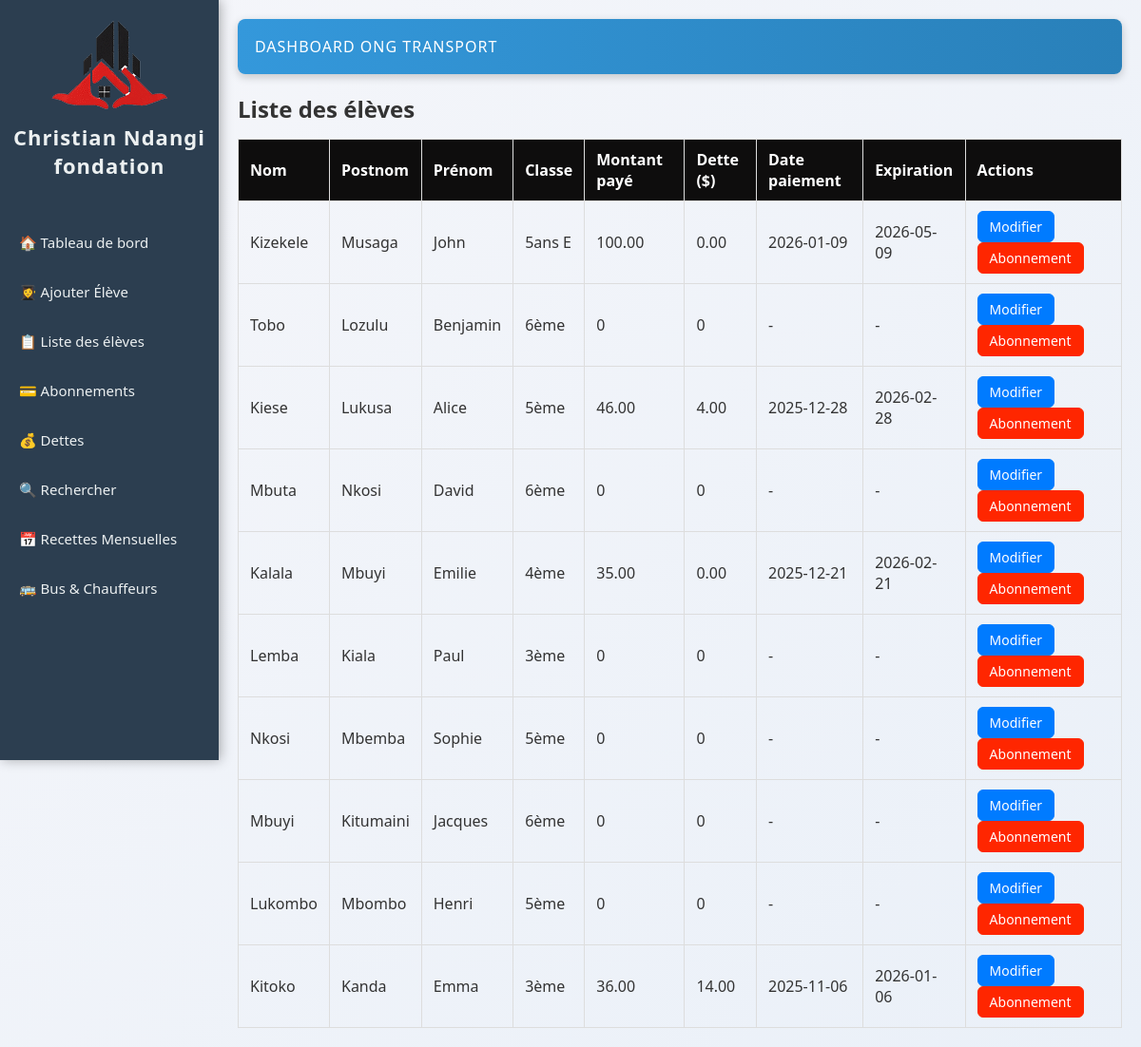
Screenshot of /.history/index_20251113113216.php with the database file from the repository.
### tables this page shows
CREATE TABLE `abonnements` (
  `id` int(11) NOT NULL AUTO_INCREMENT,
  `eleve_id` int(11) NOT NULL,
  `montant` decimal(10,2) NOT NULL,
  `date_paiement` date NOT NULL,
  `date_expiration` date NOT NULL,
  `dette` decimal(10,2) DEFAULT 0.00,
  PRIMARY KEY (`id`),
  KEY `eleve_id` (`eleve_id`),
  CONSTRAINT `abonnements_ibfk_1` FOREIGN KEY (`eleve_id`) REFERENCES `eleves` (`id`) ON DELETE CASCADE
);

CREATE TABLE `eleves` (
  `id` int(11) NOT NULL AUTO_INCREMENT,
  `nom` varchar(50) NOT NULL,
  `postnom` varchar(50) DEFAULT NULL,
  `prenom` varchar(50) NOT NULL,
  `avenue` varchar(100) DEFAULT NULL,
  `quartier` enum('Salongo','Gombele','Madrendele') DEFAULT NULL,
  `commune` enum('Lemba','Matete','Ngaba') DEFAULT NULL,
  `ecole` varchar(100) DEFAULT NULL,
  `cycle` enum('Maternelle','Primaire','Secondaire','Humanité') DEFAULT NULL,
  `classe` varchar(50) DEFAULT NULL,
  `age` int(11) DEFAULT NULL,
  `sexe` enum('M','F') DEFAULT NULL,
  `point_arret` enum('Kamutsha','Kilidja','Garage','Igota Nzambi','Musudja','Station Salongo','Route ByPass','Route Biangana') DEFAULT NULL,
  `parent_nom` varchar(100) DEFAULT NULL,
  `parent_tel` varchar(10) DEFAULT NULL,
  `date_ajout` datetime DEFAULT current_timestamp(),
  PRIMARY KEY (`id`)
);

### .history/index_20251113113216.php (the view, shortened to what this page needs)
<?php
require 'db/database.php';
$stmt = $pdo->query("
    SELECT e.*,
           a.montant, a.date_paiement, a.date_expiration, a.dette
    FROM eleves e
    LEFT JOIN abonnements a ON e.id = a.eleve_id
    ORDER BY e.date_ajout DESC
");
$eleves = $stmt->fetchAll(PDO::FETCH_ASSOC);
?>
<!DOCTYPE html>
<html lang="fr">
<head>
    <link rel="stylesheet" href="css/style.css">
</head>
<body>
    <?php include 'sidebar.php'; ?>
    <div class="main-content">
        <header>Dashboard ONG Transport</header>
        <h2>Liste des élèves</h2>
        <table>
            <tr>
                <th>Nom</th>
                <th>Postnom</th>
                <th>Prénom</th>
                <th>Classe</th>
                <th>Montant payé</th>
                <th>Dette ($)</th>
                <th>Date paiement</th>
                <th>Expiration</th>
                <th>Actions</th>
            </tr>
            <?php if (!empty($eleves)): ?>
                <?php foreach($eleves as $e): ?>
                <tr>
                    <td><?= htmlspecialchars($e['nom']) ?></td>
                    <td><?= htmlspecialchars($e['postnom']) ?></td>
                    <td><?= htmlspecialchars($e['prenom']) ?></td>
                    <td><?= htmlspecialchars($e['classe']) ?></td>
                    <td><?= $e['montant'] ?? 0 ?></td>
                    <td><?= $e['dette'] ?? 0 ?></td>
                    <td><?= $e['date_paiement'] ?? '-' ?></td>
                    <td><?= $e['date_expiration'] ?? '-' ?></td>
                    <td>
                        <a class="btn bleu" href="ajouter_eleve.php?id=<?= $e['id'] ?>">Modifier</a>
                        <a class="btn rouge" href="gerer_abonnement.php?eleve_id=<?= $e['id'] ?>">Abonnement</a>
                    </td>
                </tr>
                <?php endforeach; ?>
            <?php else: ?>
                <tr><td colspan="8">Aucun élève trouvé.</td></tr>
            <?php endif; ?>
        </table>
    </div>
</body>
</html>

### css/style.css (style rules this page uses)
* { box-sizing: border-box; margin: 0; padding: 0; transition: all 0.3s ease-in-out; }
body { font-family: "Segoe UI", Arial, sans-serif; background: linear-gradient(135deg, #f5f6fa 0%, #eaf0f8 100%); display: flex; min-height: 100vh; color: #333; overflow-x: hidden; }
.main-content { margin-left: 230px; width: calc(100% - 230px); padding: 20px; animation: fadeIn 0.6s ease-in-out; }
header { background: linear-gradient(90deg, #3498db, #2980b9); color: white; padding: 18px; border-radius: 8px; margin-bottom: 20px; box-shadow: 0 3px 10px rgba(0,0,0,0.2); text-transform: uppercase; letter-spacing: 1px; }
table { width: 100%; border-collapse: collapse; margin-top: 20px; animation: fadeIn 0.6s ease; }
table, th, td { border: 1px solid #ddd; transition: all 0.3s ease; }
th, td { padding: 12px; text-align: center; transition: background 0.3s, transform 0.3s; }
th { background-color: #2c3e50; color: white; }

### .history/index_20251113113216.php (style rules this page uses)
.btn { display: inline-block; font-size: 14px; font-weight: 500; padding: 6px 12px; border-radius: 6px; text-decoration: none; transition: all 0.3s ease; margin-right: 5px; text-align: center; min-width: 80px; }
.btn.bleu { background-color: #007bff; color: #fff; border: 1px solid #007bff; }
.btn.rouge { background-color: #FF2600; color: #fff; border: 1px solid #FF2600; }
table { width: 100%; border-collapse: collapse; margin-top: 15px; }
table th, table td { padding: 10px 12px; text-align: left; border-bottom: 1px solid #ddd; }
table th { background-color: #0E0D0DFF; font-weight: 600; }

### rows the page displays
abonnements: eleve.nom "Kizekele", eleve.postnom "Musaga", eleve.prenom "John", eleve.classe "5ans E", montant "100.00", dette "0.00", date_paiement "2026-01-09", date_expiration "2026-05-09"
eleves: nom "Tobo", postnom "Lozulu", prenom "Benjamin", classe "6ème", montant "0", dette "0", date_paiement "-", date_expiration "-"
abonnements: eleve.nom "Kiese", eleve.postnom "Lukusa", eleve.prenom "Alice", eleve.classe "5ème", montant "46.00", dette "4.00", date_paiement "2025-12-28", date_expiration "2026-02-28"
eleves: nom "Mbuta", postnom "Nkosi", prenom "David", classe "6ème", montant "0", dette "0", date_paiement "-", date_expiration "-"
abonnements: eleve.nom "Kalala", eleve.postnom "Mbuyi", eleve.prenom "Emilie", eleve.classe "4ème", montant "35.00", dette "0.00", date_paiement "2025-12-21", date_expiration "2026-02-21"
eleves: nom "Lemba", postnom "Kiala", prenom "Paul", classe "3ème", montant "0", dette "0", date_paiement "-", date_expiration "-"
eleves: nom "Nkosi", postnom "Mbemba", prenom "Sophie", classe "5ème", montant "0", dette "0", date_paiement "-", date_expiration "-"
eleves: nom "Mbuyi", postnom "Kitumaini", prenom "Jacques", classe "6ème", montant "0", dette "0", date_paiement "-", date_expiration "-"
eleves: nom "Lukombo", postnom "Mbombo", prenom "Henri", classe "5ème", montant "0", dette "0", date_paiement "-", date_expiration "-"
abonnements: eleve.nom "Kitoko", eleve.postnom "Kanda", eleve.prenom "Emma", eleve.classe "3ème", montant "36.00", dette "14.00", date_paiement "2025-11-06", date_expiration "2026-01-06"
